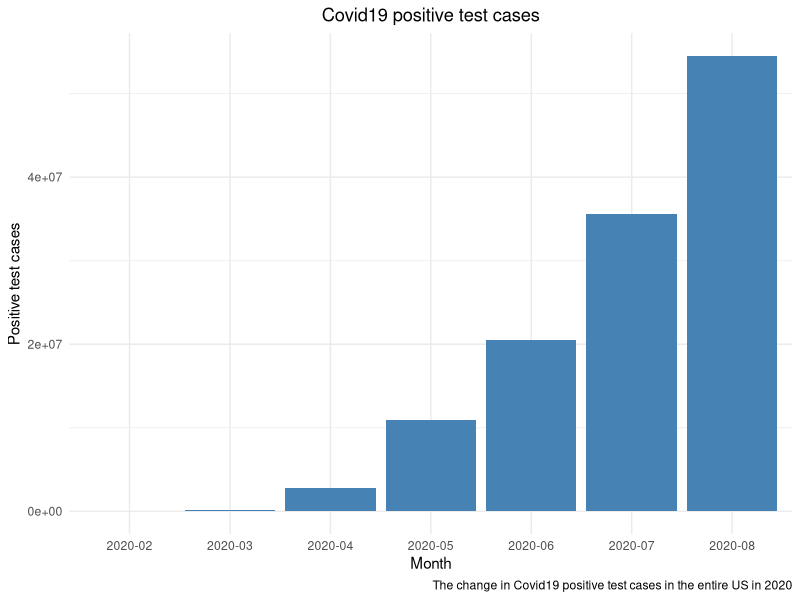
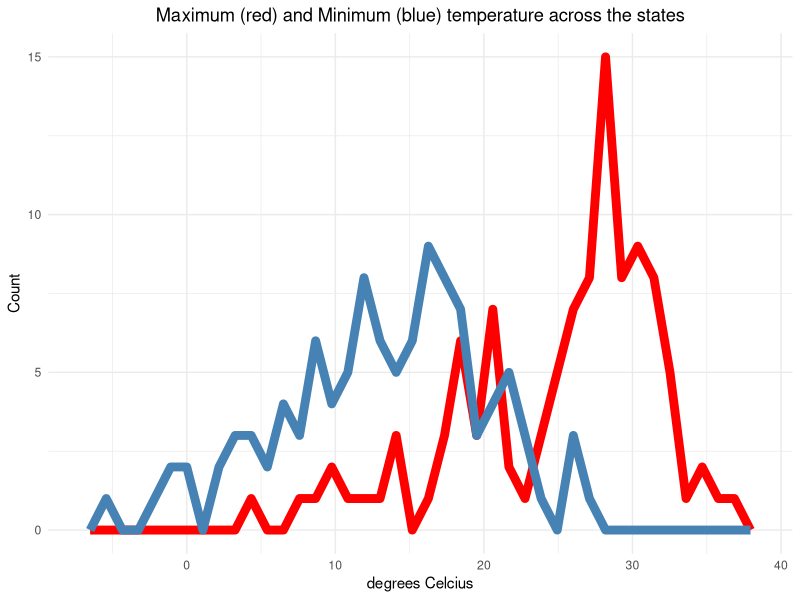
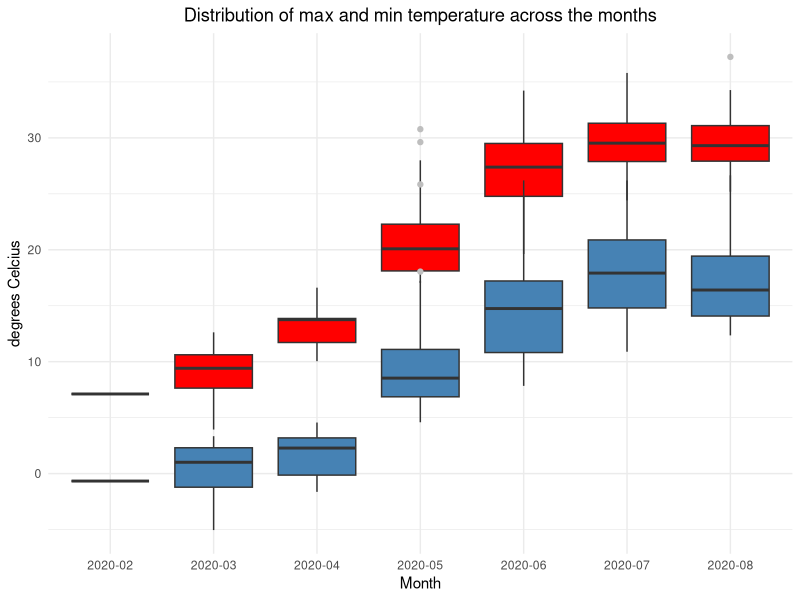
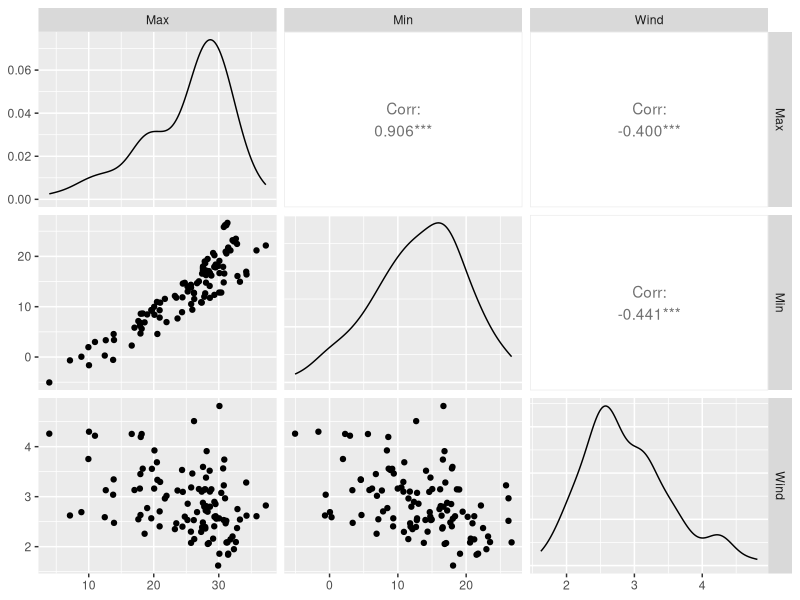
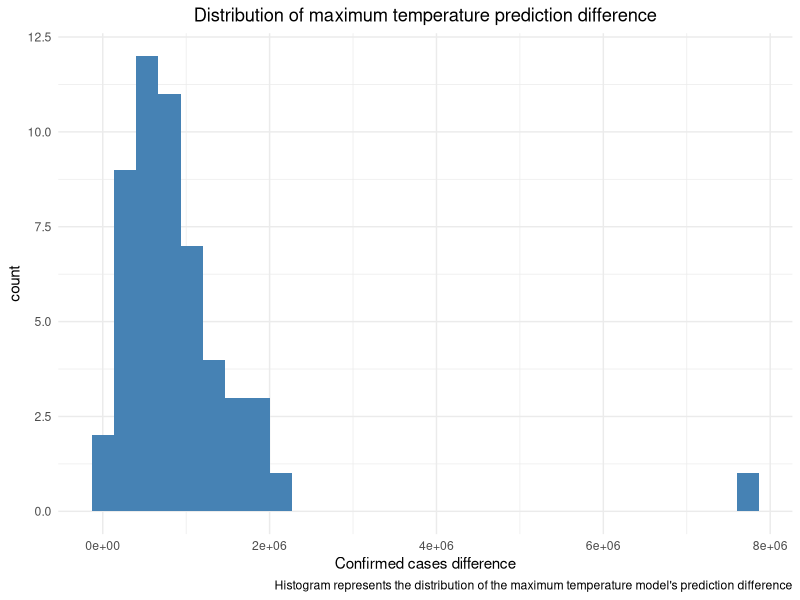
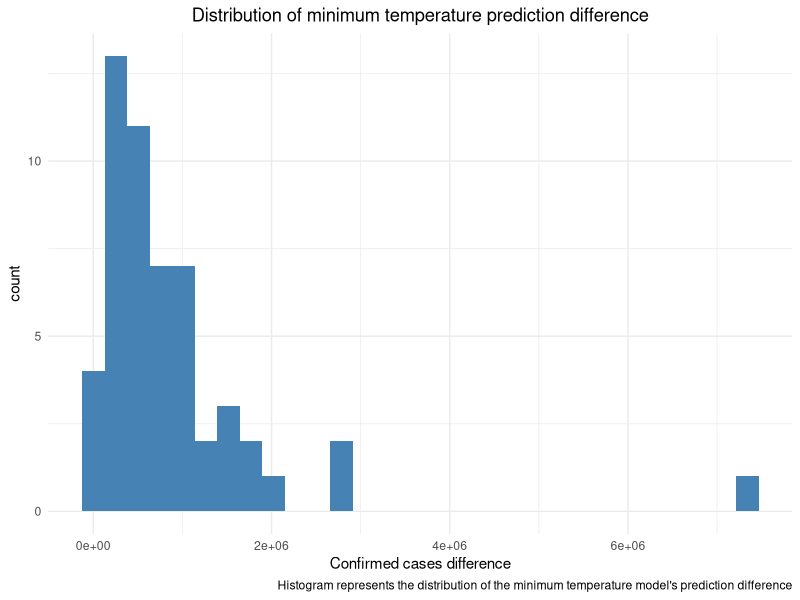
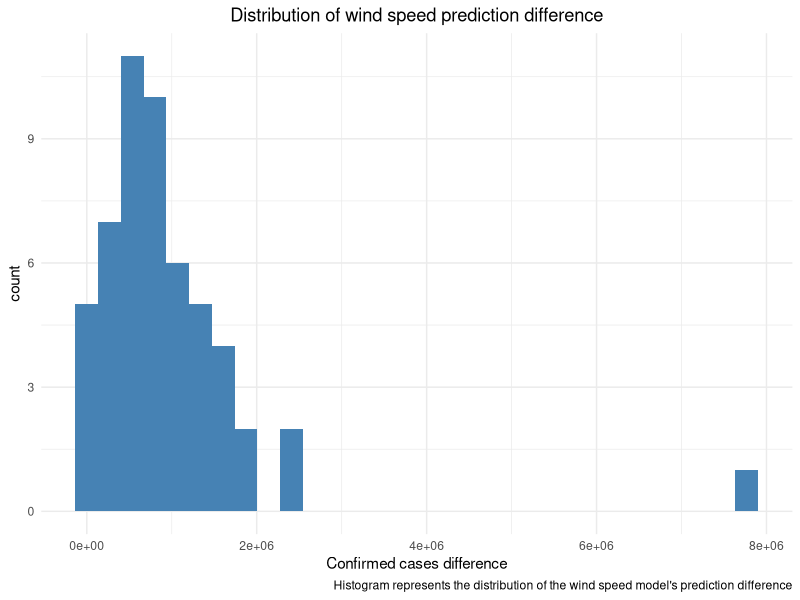

Source code (R) for these figures, in order:
## ---- chunk 1
library(tidyverse)
library(knitr)
library(GGally)
## ---- chunk 2
Covid19Data <- read.csv('Covid-19-All-State-History.csv')
maxTempData <- read.csv('./csv/tMax_US.csv')
minTempData <- read.csv('./csv/tMin_US.csv')
windData <- read.csv('./csv/wind_US.csv')
stateData <- read.csv('./csv/states.csv')
## ---- chunk 3
Covid19Data <- Covid19Data %>%
  
  # Select the wanted variables:
  select(date, state, positiveCasesViral, totalTestsPeopleViral) %>%
  
  # Remove incomplete observations:
  na.omit() %>%
  
  # Filter out data within January and August
  filter(as.numeric(substr(date, start = 6, stop = 7)) <= 8) %>% 
  
  # Mutate a month variable
  mutate(month = substr(date, start = 1, stop = 7))
  
# Aggregate monthly sum positive case of each state:
monthlySumPositiveCase <- aggregate(Covid19Data$positiveCasesViral, by=list(state=Covid19Data$state, month = Covid19Data$month), FUN=sum) %>% rename(positiveCaseViral = x)

# Aggregate monthly sum tests of each state:
monthlySumTests <- aggregate(Covid19Data$totalTestsPeopleViral, by=list(state=Covid19Data$state, month = Covid19Data$month), FUN=sum) %>% rename(totalTestsPeopleViral = x)

# Merge the two together:
Covid19MonthlyData <- merge(monthlySumPositiveCase, monthlySumTests, by=c("state", "month"))


#Aggregate monthly conducted test of entire US:
Covid19SumTest <- aggregate(Covid19Data$totalTestsPeopleViral, by=list(month = Covid19Data$month), FUN=sum) %>% rename(totalTestPeopleViral = x)

kable(head(Covid19MonthlyData, n=20))
## ---- chunk 4
# Calculate the mean maximum temperature of a state in a day
maxTempbyProv <- aggregate(maxTempData[12:269] , by=list(province=maxTempData$Province_State), FUN=mean)

# Calculate the mean maximum temperature of a state in a month
maxTempbyProv <- maxTempbyProv %>%
  mutate("2020-01" = rowMeans(.[2:32])) %>%
  mutate("2020-02" = rowMeans(.[33:61])) %>%
  mutate("2020-03" = rowMeans(.[62:92])) %>%
  mutate("2020-04" = rowMeans(.[93:121])) %>%
  mutate("2020-05" = rowMeans(.[122:152])) %>%
  mutate("2020-06" = rowMeans(.[153:182])) %>%
  mutate("2020-07" = rowMeans(.[183:213])) %>%
  mutate("2020-08" = rowMeans(.[214:244]))

# Select just the state and the mean maximum temperature of states in a month.
maxTempbyProv <- maxTempbyProv %>% select(province, starts_with("2020"))

# Define function to transpose a state's temperature per month data.
transposeMaxState <- function(stateName){
  df <- maxTempbyProv %>% filter(province == as.character(stateName)) %>%
    select(starts_with("2020")) %>%
    t() %>%
    as.data.frame()
  df <- df %>% mutate(month = rownames(df)) %>% mutate(province = stateName) %>% rename(Max = V1)
  return(df)
}

# Define function to bind all the transposed data.
bindStates <- function(){
  bindDf <- data.frame()
  for (state in maxTempbyProv$province){
    tempDf <- transposeMaxState(state)
    bindDf <- rbind(bindDf, tempDf)
  }
  return(bindDf)
}

# Transposed maximum temperature data
maxTempbyProvTransposed <- bindStates()

#Display the first 10 value of the new data set.
kable(head(maxTempbyProvTransposed, n=20))
## ---- chunk 5
#Calculate the mean minimum temperature of a state in a day
minTempbyProv <- aggregate(minTempData[12:269] , by=list(province=minTempData$Province_State), FUN=mean)

#Calculate the mean minimum temperature of a state in a month
minTempbyProv <- minTempbyProv %>%
  mutate("2020-01" = rowMeans(.[2:32])) %>%
  mutate("2020-02" = rowMeans(.[33:61])) %>%
  mutate("2020-03" = rowMeans(.[62:92])) %>%
  mutate("2020-04" = rowMeans(.[93:121])) %>%
  mutate("2020-05" = rowMeans(.[122:152])) %>%
  mutate("2020-06" = rowMeans(.[153:182])) %>%
  mutate("2020-07" = rowMeans(.[183:213])) %>%
  mutate("2020-08" = rowMeans(.[214:244]))

# Select just the state and the mean maximum temperature of states in a month.
minTempbyProv <- minTempbyProv %>% select(province, starts_with("2020"))

# Define function to transpose a state's temperature per month data.
transposeMinState <- function(stateName){
  df <- minTempbyProv %>% filter(province == as.character(stateName)) %>%
    select(starts_with("2020")) %>%
    t() %>%
    as.data.frame()
  df <- df %>% mutate(month = rownames(df)) %>% mutate(province = stateName) %>% rename(Min = V1)
  return(df)
}

# Define function to bind all the transposed data.
bindStates <- function(){
  bindDf <- data.frame()
  for (state in minTempbyProv$province){
    tempDf <- transposeMinState(state)
    bindDf <- rbind(bindDf, tempDf)
  }
  return(bindDf)
}

# Transposed maximum temperature data
minTempbyProvTransposed <- bindStates()

#Display the first 10 value of the new data set.
kable(head(minTempbyProvTransposed, n=20))
## ---- chunk 6
#Filter out invalid values:
windDataFiltered <- windData %>% filter_at(vars(starts_with("X")), all_vars(. > 0))

#Calculate the mean minimum temperature of a state in a day
windByProv <- aggregate(windDataFiltered[12:269] , by=list(province=windDataFiltered$Province_State), FUN=mean)

#Calculate the mean minimum temperature of a state in a month
windByProv <- windByProv %>%
  mutate("2020-01" = rowMeans(.[2:32])) %>%
  mutate("2020-02" = rowMeans(.[33:61])) %>%
  mutate("2020-03" = rowMeans(.[62:92])) %>%
  mutate("2020-04" = rowMeans(.[93:121])) %>%
  mutate("2020-05" = rowMeans(.[122:152])) %>%
  mutate("2020-06" = rowMeans(.[153:182])) %>%
  mutate("2020-07" = rowMeans(.[183:213])) %>%
  mutate("2020-08" = rowMeans(.[214:244]))

# Select just the state and the mean maximum temperature of states in a month.
windByProv <- windByProv %>% select(province, starts_with("2020"))

# Define function to transpose a state's temperature per month data.
transposeWinState <- function(stateName){
  df <- windByProv %>% filter(province == as.character(stateName)) %>%
    select(starts_with("2020")) %>%
    t() %>%
    as.data.frame()
  df <- df %>% mutate(month = rownames(df)) %>% mutate(province = stateName) %>% rename(Wind = V1)
  return(df)
}

# Define function to bind all the transposed data.
bindStates <- function(){
  bindDf <- data.frame()
  for (state in windByProv$province){
    tempDf <- transposeWinState(state)
    bindDf <- rbind(bindDf, tempDf)
  }
  return(bindDf)
}

# Transposed maximum temperature data
windByProvTransposed <- bindStates()

#Display the first 10 value of the new data set.
kable(head(windByProvTransposed, n=20))
## ---- chunk 7
# Merge the max and min temperature into one data set.
TempByProv <- merge(maxTempbyProvTransposed, minTempbyProvTransposed, by = c("province", "month"))
ClimateByProv <- merge(TempByProv, windByProvTransposed, by = c("province", "month"))
# Display the first 10 values of the merged temperature data set.
options(digits = 3)
kable(head(ClimateByProv, n = 10))
## ---- chunk 8
ClimateByState <- merge(ClimateByProv, stateData, by=c("province"))
Covid19Climate <- merge(ClimateByState, Covid19MonthlyData, by=c("state", "month"))

# Display the first 10 values of the merged temperature data set.
options(digits = 3)
kable(head(Covid19Climate, n = 10))
## ---- chunk 9
#Aggregate monthly sum test of entire US:
Covid19SumPos <- aggregate(Covid19Climate$positiveCaseViral, by=list(month = Covid19Climate$month), FUN=sum) %>% rename(positiveCaseViral = x)

#Plot
ggplot(Covid19SumPos, aes(month, positiveCaseViral)) + 
  geom_bar(stat="identity", fill="steelblue") +
  labs(
    title="Covid19 positive test cases",
    caption='The change in Covid19 positive test cases in the entire US in 2020',
    x="Month",
    y="Positive test cases") + 
  theme_minimal() + 
  theme(plot.title = element_text(hjust = 0.5))
## ---- chunk 10
ggplot(Covid19Climate) + 
  geom_freqpoly(bins = 40, aes(Max), color="red", size=3) +
  geom_freqpoly(bins = 40, aes(Min), color="steelblue", size=3) +
  labs(title="Maximum (red) and Minimum (blue) temperature across the states", 
    x="degrees Celcius",
    y="Count") + 
  theme_minimal() + 
  theme(plot.title = element_text(hjust = 0.5))
## ---- chunk 11
ggplot(Covid19Climate) + 
  geom_boxplot(aes(month, Max), outlier.colour = "gray", fill="red") +
  geom_boxplot(aes(month, Min), outlier.colour = "gray", fill="steelblue") +
  labs(
    title="Distribution of max and min temperature across the months", 
    x="Month",
    y="degrees Celcius") + 
  theme_minimal() + 
  theme(plot.title = element_text(hjust = 0.5))
## ---- chunk 12
ggpairs(Covid19Climate, columns=c("Max", "Min", "Wind"))
## ---- chunk 13
train_test <- split(Covid19Climate, sample(0:107, size=2, replace=F))
test <- as.data.frame(train_test[2])
train <- as.data.frame(train_test[1])
colnames(test) <- colnames(Covid19Climate)
colnames(train) <- colnames(Covid19Climate)

maxTempModel <- lm(positiveCaseViral ~ Max, data=Covid19Climate)
minTempModel <- lm(positiveCaseViral ~ Min, data=Covid19Climate)
WindModel <- lm(positiveCaseViral ~ Wind, data=Covid19Climate)

summary(maxTempModel)
summary(minTempModel)
summary(WindModel)
## ---- chunk 14
test <- test %>%
  mutate(predictionWindDiff =  abs(positiveCaseViral - predict(WindModel, test))) %>%
  mutate(predictionMinDiff =  abs(positiveCaseViral - predict(minTempModel, test))) %>%
  mutate(predictionMaxDiff =  abs(positiveCaseViral - predict(maxTempModel, test)))
## ---- chunk 15
ggplot(test, aes(test$predictionMaxDiff)) + 
  geom_histogram(fill="steelblue") +
  labs(
    title="Distribution of maximum temperature prediction difference",
    caption="Histogram represents the distribution of the maximum temperature model's prediction difference",
    x="Confirmed cases difference") +
  theme_minimal() + 
  theme(plot.title = element_text(hjust = 0.5))

ggplot(test, aes(test$predictionMinDiff)) + 
  geom_histogram(fill="steelblue") +
  labs(
    title="Distribution of minimum temperature prediction difference",
    caption="Histogram represents the distribution of the minimum temperature model's prediction difference",
    x="Confirmed cases difference") +
  theme_minimal() + 
  theme(plot.title = element_text(hjust = 0.5))

ggplot(test, aes(test$predictionWindDiff)) + 
  geom_histogram(fill="steelblue") +
  labs(
    title="Distribution of wind speed prediction difference",
    caption="Histogram represents the distribution of the wind speed model's prediction difference",
    x="Confirmed cases difference") +
  theme_minimal() + 
  theme(plot.title = element_text(hjust = 0.5))
